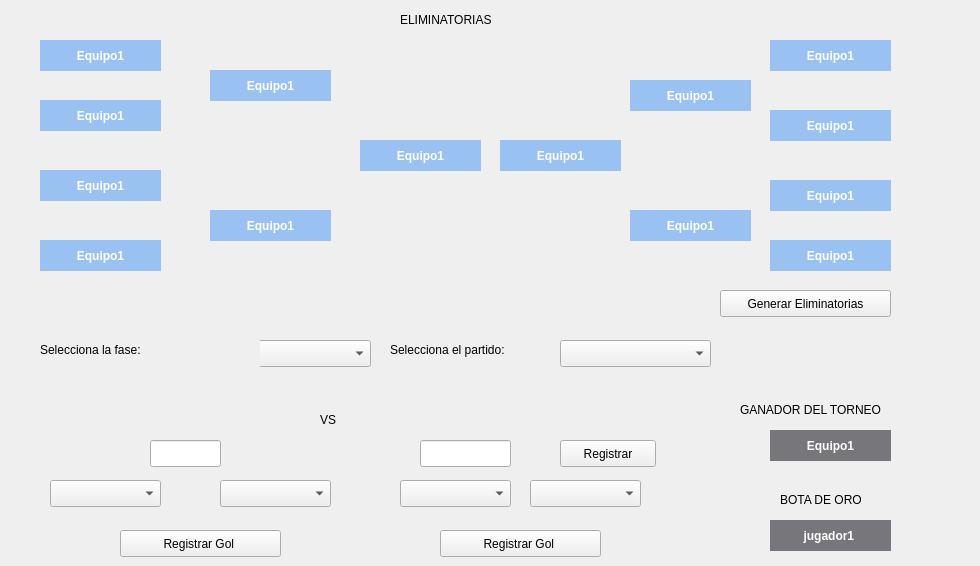
      <widget class="QWidget" name="tab_4">
       <attribute name="title">
        <string>Eliminatorias</string>
       </attribute>
       <widget class="QWidget" name="widget" native="true">
        <property name="geometry">
         <rect>
          <x>260</x>
          <y>310</y>
          <width>120</width>
          <height>80</height>
         </rect>
        </property>
        <widget class="QComboBox" name="comboFase">
         <property name="geometry">
          <rect>
           <x>-40</x>
           <y>30</y>
           <width>151</width>
           <height>27</height>
          </rect>
         </property>
        </widget>
       </widget>
       <widget class="QLabel" name="labelCuartos1_1">
        <property name="geometry">
         <rect>
          <x>40</x>
          <y>40</y>
          <width>121</width>
          <height>31</height>
         </rect>
        </property>
        <property name="font">
         <font>
          <bold>true</bold>
         </font>
        </property>
        <property name="styleSheet">
         <string notr="true">background-color: rgb(153, 193, 241); 
color: white;</string>
        </property>
        <property name="frameShadow">
         <enum>QFrame::Shadow::Raised</enum>
        </property>
        <property name="text">
         <string>Equipo1</string>
        </property>
        <property name="textFormat">
         <enum>Qt::TextFormat::MarkdownText</enum>
        </property>
        <property name="alignment">
         <set>Qt::AlignmentFlag::AlignCenter</set>
        </property>
        <property name="margin">
         <number>3</number>
        </property>
       </widget>
       <widget class="QLabel" name="labelCuartos1_2">
        <property name="geometry">
         <rect>
          <x>40</x>
          <y>100</y>
          <width>121</width>
          <height>31</height>
         </rect>
        </property>
        <property name="font">
         <font>
          <bold>true</bold>
         </font>
        </property>
        <property name="styleSheet">
         <string notr="true">background-color: rgb(153, 193, 241); 
color: white;</string>
        </property>
        <property name="frameShadow">
         <enum>QFrame::Shadow::Raised</enum>
        </property>
        <property name="text">
         <string>Equipo1</string>
        </property>
        <property name="textFormat">
         <enum>Qt::TextFormat::MarkdownText</enum>
        </property>
        <property name="alignment">
         <set>Qt::AlignmentFlag::AlignCenter</set>
        </property>
        <property name="margin">
         <number>3</number>
        </property>
       </widget>
       <widget class="QLabel" name="labelCuartos2_1">
        <property name="geometry">
         <rect>
          <x>40</x>
          <y>170</y>
          <width>121</width>
          <height>31</height>
         </rect>
        </property>
        <property name="font">
         <font>
          <bold>true</bold>
         </font>
        </property>
        <property name="styleSheet">
         <string notr="true">background-color: rgb(153, 193, 241); 
color: white;</string>
        </property>
        <property name="frameShadow">
         <enum>QFrame::Shadow::Raised</enum>
        </property>
        <property name="text">
         <string>Equipo1</string>
        </property>
        <property name="textFormat">
         <enum>Qt::TextFormat::MarkdownText</enum>
        </property>
        <property name="alignment">
         <set>Qt::AlignmentFlag::AlignCenter</set>
        </property>
        <property name="margin">
         <number>3</number>
        </property>
       </widget>
       <widget class="QLabel" name="labelCuartos2_2">
        <property name="geometry">
         <rect>
          <x>40</x>
          <y>240</y>
          <width>121</width>
          <height>31</height>
         </rect>
        </property>
        <property name="font">
         <font>
          <bold>true</bold>
         </font>
        </property>
        <property name="styleSheet">
         <string notr="true">background-color: rgb(153, 193, 241); 
color: white;</string>
        </property>
        <property name="frameShadow">
         <enum>QFrame::Shadow::Raised</enum>
        </property>
        <property name="text">
         <string>Equipo1</string>
        </property>
        <property name="textFormat">
         <enum>Qt::TextFormat::MarkdownText</enum>
        </property>
        <property name="alignment">
         <set>Qt::AlignmentFlag::AlignCenter</set>
        </property>
        <property name="margin">
         <number>3</number>
        </property>
       </widget>
       <widget class="QLabel" name="labelCuartos3_1">
        <property name="geometry">
         <rect>
          <x>770</x>
          <y>40</y>
          <width>121</width>
          <height>31</height>
         </rect>
        </property>
        <property name="font">
         <font>
          <bold>true</bold>
         </font>
        </property>
        <property name="styleSheet">
         <string notr="true">background-color: rgb(153, 193, 241); 
color: white;</string>
        </property>
        <property name="frameShadow">
         <enum>QFrame::Shadow::Raised</enum>
        </property>
        <property name="text">
         <string>Equipo1</string>
        </property>
        <property name="textFormat">
         <enum>Qt::TextFormat::MarkdownText</enum>
        </property>
        <property name="alignment">
         <set>Qt::AlignmentFlag::AlignCenter</set>
        </property>
        <property name="margin">
         <number>3</number>
        </property>
       </widget>
       <widget class="QLabel" name="labelCuartos3_2">
        <property name="geometry">
         <rect>
          <x>770</x>
          <y>110</y>
          <width>121</width>
          <height>31</height>
         </rect>
        </property>
        <property name="font">
         <font>
          <bold>true</bold>
         </font>
        </property>
        <property name="styleSheet">
         <string notr="true">background-color: rgb(153, 193, 241); 
color: white;</string>
        </property>
        <property name="frameShadow">
         <enum>QFrame::Shadow::Raised</enum>
        </property>
        <property name="text">
         <string>Equipo1</string>
        </property>
        <property name="textFormat">
         <enum>Qt::TextFormat::MarkdownText</enum>
        </property>
        <property name="alignment">
         <set>Qt::AlignmentFlag::AlignCenter</set>
        </property>
        <property name="margin">
         <number>3</number>
        </property>
       </widget>
       <widget class="QLabel" name="labelCuartos4_1">
        <property name="geometry">
         <rect>
          <x>770</x>
          <y>180</y>
          <width>121</width>
          <height>31</height>
         </rect>
        </property>
        <property name="font">
         <font>
          <bold>true</bold>
         </font>
        </property>
        <property name="styleSheet">
         <string notr="true">background-color: rgb(153, 193, 241); 
color: white;</string>
        </property>
        <property name="frameShadow">
         <enum>QFrame::Shadow::Raised</enum>
        </property>
        <property name="text">
         <string>Equipo1</string>
        </property>
        <property name="textFormat">
         <enum>Qt::TextFormat::MarkdownText</enum>
        </property>
        <property name="alignment">
         <set>Qt::AlignmentFlag::AlignCenter</set>
        </property>
        <property name="margin">
         <number>3</number>
        </property>
       </widget>
       <widget class="QLabel" name="labelCuartos4_2">
        <property name="geometry">
         <rect>
          <x>770</x>
          <y>240</y>
          <width>121</width>
          <height>31</height>
         </rect>
        </property>
        <property name="font">
         <font>
          <bold>true</bold>
         </font>
        </property>
        <property name="styleSheet">
         <string notr="true">background-color: rgb(153, 193, 241); 
color: white;</string>
        </property>
        <property name="frameShadow">
         <enum>QFrame::Shadow::Raised</enum>
        </property>
        <property name="text">
         <string>Equipo1</string>
        </property>
        <property name="textFormat">
         <enum>Qt::TextFormat::MarkdownText</enum>
        </property>
        <property name="alignment">
         <set>Qt::AlignmentFlag::AlignCenter</set>
        </property>
        <property name="margin">
         <number>3</number>
        </property>
       </widget>
       <widget class="QLabel" name="labelSemis1_1">
        <property name="geometry">
         <rect>
          <x>210</x>
          <y>70</y>
          <width>121</width>
          <height>31</height>
         </rect>
        </property>
        <property name="font">
         <font>
          <bold>true</bold>
         </font>
        </property>
        <property name="styleSheet">
         <string notr="true">background-color: rgb(153, 193, 241); 
color: white;</string>
        </property>
        <property name="frameShadow">
         <enum>QFrame::Shadow::Raised</enum>
        </property>
        <property name="text">
         <string>Equipo1</string>
        </property>
        <property name="textFormat">
         <enum>Qt::TextFormat::MarkdownText</enum>
        </property>
        <property name="alignment">
         <set>Qt::AlignmentFlag::AlignCenter</set>
        </property>
        <property name="margin">
         <number>3</number>
        </property>
       </widget>
       <widget class="QLabel" name="labelSemis1_2">
        <property name="geometry">
         <rect>
          <x>210</x>
          <y>210</y>
          <width>121</width>
          <height>31</height>
         </rect>
        </property>
        <property name="font">
         <font>
          <bold>true</bold>
         </font>
        </property>
        <property name="styleSheet">
         <string notr="true">background-color: rgb(153, 193, 241); 
color: white;</string>
        </property>
        <property name="frameShadow">
         <enum>QFrame::Shadow::Raised</enum>
        </property>
        <property name="text">
         <string>Equipo1</string>
        </property>
        <property name="textFormat">
         <enum>Qt::TextFormat::MarkdownText</enum>
        </property>
        <property name="alignment">
         <set>Qt::AlignmentFlag::AlignCenter</set>
        </property>
        <property name="margin">
         <number>3</number>
        </property>
       </widget>
       <widget class="QLabel" name="labelSemis2_1">
        <property name="geometry">
         <rect>
          <x>630</x>
          <y>80</y>
          <width>121</width>
          <height>31</height>
         </rect>
        </property>
        <property name="font">
         <font>
          <bold>true</bold>
         </font>
        </property>
        <property name="styleSheet">
         <string notr="true">background-color: rgb(153, 193, 241); 
color: white;</string>
        </property>
        <property name="frameShadow">
         <enum>QFrame::Shadow::Raised</enum>
        </property>
        <property name="text">
         <string>Equipo1</string>
        </property>
        <property name="textFormat">
         <enum>Qt::TextFormat::MarkdownText</enum>
        </property>
        <property name="alignment">
         <set>Qt::AlignmentFlag::AlignCenter</set>
        </property>
        <property name="margin">
         <number>3</number>
        </property>
       </widget>
       <widget class="QLabel" name="labelSemis2_2">
        <property name="geometry">
         <rect>
          <x>630</x>
          <y>210</y>
          <width>121</width>
          <height>31</height>
         </rect>
        </property>
        <property name="font">
         <font>
          <bold>true</bold>
         </font>
        </property>
        <property name="styleSheet">
         <string notr="true">background-color: rgb(153, 193, 241); 
color: white;</string>
        </property>
        <property name="frameShadow">
         <enum>QFrame::Shadow::Raised</enum>
        </property>
        <property name="text">
         <string>Equipo1</string>
        </property>
        <property name="textFormat">
         <enum>Qt::TextFormat::MarkdownText</enum>
        </property>
        <property name="alignment">
         <set>Qt::AlignmentFlag::AlignCenter</set>
        </property>
        <property name="margin">
         <number>3</number>
        </property>
       </widget>
       <widget class="QLabel" name="labelFinal1">
        <property name="geometry">
         <rect>
          <x>360</x>
          <y>140</y>
          <width>121</width>
          <height>31</height>
         </rect>
        </property>
        <property name="font">
         <font>
          <bold>true</bold>
         </font>
        </property>
        <property name="styleSheet">
         <string notr="true">background-color: rgb(153, 193, 241); 
color: white;</string>
        </property>
        <property name="frameShadow">
         <enum>QFrame::Shadow::Raised</enum>
        </property>
        <property name="text">
         <string>Equipo1</string>
        </property>
        <property name="textFormat">
         <enum>Qt::TextFormat::MarkdownText</enum>
        </property>
        <property name="alignment">
         <set>Qt::AlignmentFlag::AlignCenter</set>
        </property>
        <property name="margin">
         <number>3</number>
        </property>
       </widget>
       <widget class="QLabel" name="labelFinal2">
        <property name="geometry">
         <rect>
          <x>500</x>
          <y>140</y>
          <width>121</width>
          <height>31</height>
         </rect>
        </property>
        <property name="font">
         <font>
          <bold>true</bold>
         </font>
        </property>
        <property name="styleSheet">
         <string notr="true">background-color: rgb(153, 193, 241); 
color: white;</string>
        </property>
        <property name="frameShadow">
         <enum>QFrame::Shadow::Raised</enum>
        </property>
        <property name="text">
         <string>Equipo1</string>
        </property>
        <property name="textFormat">
         <enum>Qt::TextFormat::MarkdownText</enum>
        </property>
        <property name="alignment">
         <set>Qt::AlignmentFlag::AlignCenter</set>
        </property>
        <property name="margin">
         <number>3</number>
        </property>
       </widget>
       <widget class="QLabel" name="label_8">
        <property name="geometry">
         <rect>
          <x>400</x>
          <y>10</y>
          <width>161</width>
          <height>19</height>
         </rect>
        </property>
        <property name="text">
         <string>ELIMINATORIAS</string>
        </property>
       </widget>
       <widget class="QComboBox" name="comboPartidoElim">
        <property name="geometry">
         <rect>
          <x>560</x>
          <y>340</y>
          <width>151</width>
          <height>27</height>
         </rect>
        </property>
       </widget>
       <widget class="QLabel" name="label_9">
        <property name="geometry">
         <rect>
          <x>390</x>
          <y>340</y>
          <width>161</width>
          <height>20</height>
         </rect>
        </property>
        <property name="text">
         <string>Selecciona el partido:</string>
        </property>
       </widget>
       <widget class="QLabel" name="label_21">
        <property name="geometry">
         <rect>
          <x>40</x>
          <y>340</y>
          <width>151</width>
          <height>20</height>
         </rect>
        </property>
        <property name="text">
         <string>Selecciona la fase:</string>
        </property>
       </widget>
       <widget class="QLabel" name="labelEquipoLocalElim">
        <property name="geometry">
         <rect>
          <x>130</x>
          <y>410</y>
          <width>111</width>
          <height>20</height>
         </rect>
        </property>
        <property name="text">
         <string/>
        </property>
       </widget>
       <widget class="QLabel" name="label_22">
        <property name="geometry">
         <rect>
          <x>320</x>
          <y>410</y>
          <width>70</width>
          <height>19</height>
         </rect>
        </property>
        <property name="text">
         <string>VS</string>
        </property>
       </widget>
       <widget class="QLabel" name="labelEquipoVisitanteElim">
        <property name="geometry">
         <rect>
          <x>430</x>
          <y>410</y>
          <width>121</width>
          <height>19</height>
         </rect>
        </property>
        <property name="text">
         <string/>
        </property>
       </widget>
       <widget class="QLineEdit" name="lineEditGolesLocalElim">
        <property name="geometry">
         <rect>
          <x>150</x>
          <y>440</y>
          <width>71</width>
          <height>27</height>
         </rect>
        </property>
       </widget>
       <widget class="QLineEdit" name="lineEditGolesVisitanteElim">
        <property name="geometry">
         <rect>
          <x>420</x>
          <y>440</y>
          <width>91</width>
          <height>27</height>
         </rect>
        </property>
       </widget>
       <widget class="QPushButton" name="registrarResultadoElim">
        <property name="geometry">
         <rect>
          <x>560</x>
          <y>440</y>
          <width>96</width>
          <height>27</height>
         </rect>
        </property>
        <property name="text">
         <string>Registrar</string>
        </property>
       </widget>
       <widget class="QComboBox" name="comboGolLocalElim">
        <property name="geometry">
         <rect>
          <x>50</x>
          <y>480</y>
          <width>111</width>
          <height>27</height>
         </rect>
        </property>
       </widget>
       <widget class="QComboBox" name="comboJugadorLocalElim">
        <property name="geometry">
         <rect>
          <x>220</x>
          <y>480</y>
          <width>111</width>
          <height>27</height>
         </rect>
        </property>
       </widget>
       <widget class="QComboBox" name="comboGolVisitanteElim">
        <property name="geometry">
         <rect>
          <x>400</x>
          <y>480</y>
          <width>111</width>
          <height>27</height>
         </rect>
        </property>
       </widget>
       <widget class="QComboBox" name="comboJugadorVisitanteElim">
        <property name="geometry">
         <rect>
          <x>530</x>
          <y>480</y>
          <width>111</width>
          <height>27</height>
         </rect>
        </property>
       </widget>
       <widget class="QPushButton" name="registrarGolLocalElim">
        <property name="geometry">
         <rect>
          <x>120</x>
          <y>530</y>
          <width>161</width>
          <height>27</height>
         </rect>
        </property>
        <property name="text">
         <string>Registrar Gol </string>
        </property>
       </widget>
       <widget class="QPushButton" name="registrarGolVisitanteElim">
        <property name="geometry">
         <rect>
          <x>440</x>
          <y>530</y>
          <width>161</width>
          <height>27</height>
         </rect>
        </property>
        <property name="text">
         <string>Registrar Gol </string>
        </property>
       </widget>
       <widget class="QLabel" name="label_23">
        <property name="geometry">
         <rect>
          <x>740</x>
          <y>400</y>
          <width>191</width>
          <height>20</height>
         </rect>
        </property>
        <property name="text">
         <string>GANADOR DEL TORNEO</string>
        </property>
       </widget>
       <widget class="QLabel" name="label_24">
        <property name="geometry">
         <rect>
          <x>780</x>
          <y>490</y>
          <width>191</width>
          <height>20</height>
         </rect>
        </property>
        <property name="text">
         <string>BOTA DE ORO</string>
        </property>
       </widget>
       <widget class="QLabel" name="labelCampeon">
        <property name="geometry">
         <rect>
          <x>770</x>
          <y>430</y>
          <width>121</width>
          <height>31</height>
         </rect>
        </property>
        <property name="font">
         <font>
          <bold>true</bold>
         </font>
        </property>
        <property name="styleSheet">
         <string notr="true">background-color: rgb(119, 118, 123); 
color: white;</string>
        </property>
        <property name="frameShadow">
         <enum>QFrame::Shadow::Raised</enum>
        </property>
        <property name="text">
         <string>Equipo1</string>
        </property>
        <property name="textFormat">
         <enum>Qt::TextFormat::MarkdownText</enum>
        </property>
        <property name="alignment">
         <set>Qt::AlignmentFlag::AlignCenter</set>
        </property>
        <property name="margin">
         <number>3</number>
        </property>
       </widget>
       <widget class="QLabel" name="labelBotaOro">
        <property name="geometry">
         <rect>
          <x>770</x>
          <y>520</y>
          <width>121</width>
          <height>31</height>
         </rect>
        </property>
        <property name="font">
         <font>
          <bold>true</bold>
         </font>
        </property>
        <property name="styleSheet">
         <string notr="true">background-color: rgb(119, 118, 123); 
color: white;</string>
        </property>
        <property name="frameShadow">
         <enum>QFrame::Shadow::Raised</enum>
        </property>
        <property name="text">
         <string>jugador1 </string>
        </property>
        <property name="textFormat">
         <enum>Qt::TextFormat::MarkdownText</enum>
        </property>
        <property name="alignment">
         <set>Qt::AlignmentFlag::AlignCenter</set>
        </property>
        <property name="margin">
         <number>3</number>
        </property>
       </widget>
       <widget class="QPushButton" name="btnGenerarEliminatorias">
        <property name="geometry">
         <rect>
          <x>720</x>
          <y>290</y>
          <width>171</width>
          <height>27</height>
         </rect>
        </property>
        <property name="text">
         <string>Generar Eliminatorias</string>
        </property>
       </widget>
      </widget>
